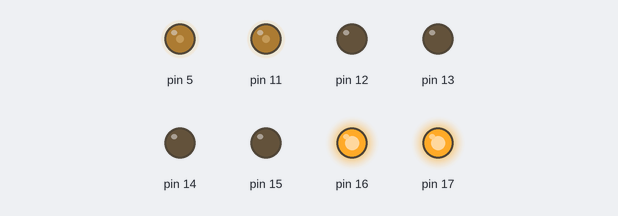
Recording of a sketch running on a simulated Arduino Uno, built with avr-gcc and run on an emulated ATmega328P. Shown: output pins drawn as LEDs (lit = HIGH). What the sketch prints to the serial monitor is not drawn. At 4.0 s the program stops and its outputs stay as they are.

Above: at 0.1 s.
At 1.1 s:
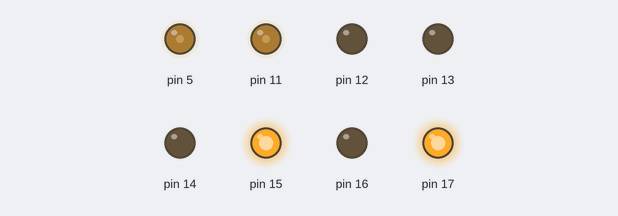
At 2.1 s:
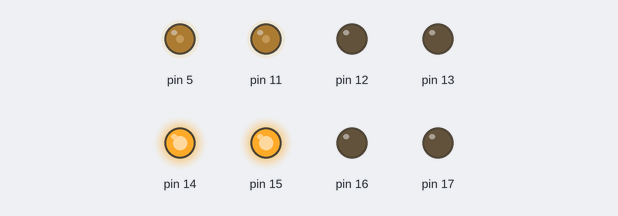
At 3.1 s:
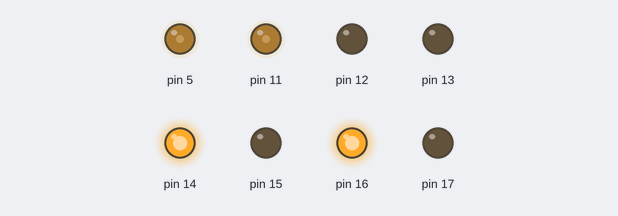
At 4.1 s:
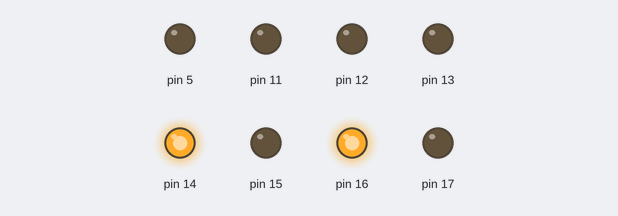
Timing chart, 0 to 5.5 s (numbered marks = the images above):
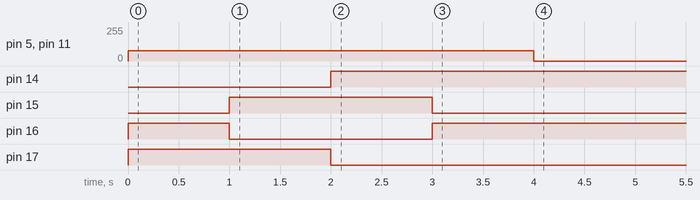

The sketch:

Locomotion_testing.ino
```cpp
#include <Motors.h>

#define testSpeed 30.0

Motors oscar = Motors();

void setup() {
  Serial.begin(9600);
  Serial.println("Initializing Motor Test");
}

void loop(){
  oscar.DriveForward(testSpeed);
  delay(1000);
  oscar.StrafeRight(testSpeed);
  delay(1000);
  oscar.DriveBackward(testSpeed);
  delay(1000);
  oscar.StrafeLeft(testSpeed);
  delay(1000);
  oscar.Stop();
  while(1);
}
```

Measured:
- by itself, pin 5, pin 11: 0/255 → 76/255 at 0.00 s, → 0/255 4.0 s later
- by itself, pin 14: LOW → HIGH at 2.0 s
- by itself, pin 15: LOW → HIGH at 1.0 s, → LOW 2.0 s later
- by itself, pin 16: LOW → HIGH at 0.00 s, → LOW 1.0 s later, → HIGH 2.0 s later
- by itself, pin 17: LOW → HIGH at 0.00 s, → LOW 2.0 s later
